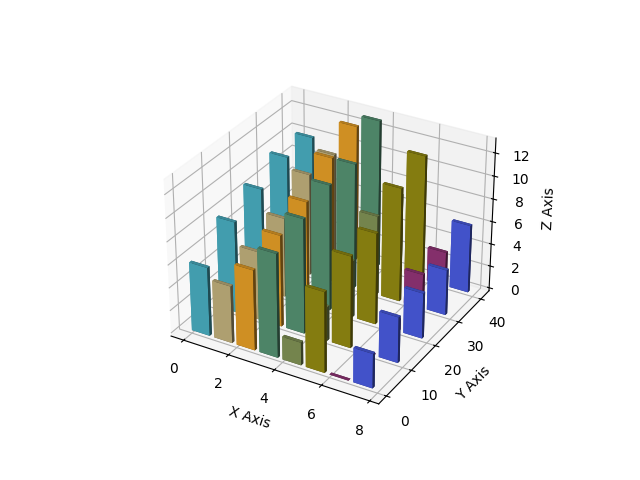

The Python source for this figure:
import matplotlib.pyplot as plt
import numpy as np
from mpl_toolkits.mplot3d import Axes3D
# Data
x = np.arange(8)
y = np.random.randint(0, 10, 8)
y2 = y + np.random.randint(0, 3, 8)
y3 = y2 + np.random.randint(0, 3, 8)
y4 = y3 + np.random.randint(0, 3, 8)
y5 = y4 + np.random.randint(0, 3, 8)
clr = ['#4bb2c5', '#c5b47f', '#EAA228', '#579575', '#839557', '#958c12',
'#953579', '#4b5de4']
# Membuat figure dan axis 3D
fig = plt.figure()
ax = fig.add_subplot(111, projection='3d')
# Lebar bar
bar_width = 0.8
# Fungsi untuk plotting bar 3D
def plot_bar3d(x, y, z_base, color):
 ax.bar3d(x, z_base, np.zeros_like(x), bar_width, bar_width, y,
color=color)
# Plot bar 3D dengan zdir sebagai acuan
plot_bar3d(x, y, 0, clr)
plot_bar3d(x, y2, 10, clr)
plot_bar3d(x, y3, 20, clr)
plot_bar3d(x, y4, 30, clr)
plot_bar3d(x, y5, 40, clr)

# Menambahkan label
ax.set_xlabel('X Axis')
ax.set_ylabel('Y Axis')
ax.set_zlabel('Z Axis')
# Menampilkan plot
plt.show()
